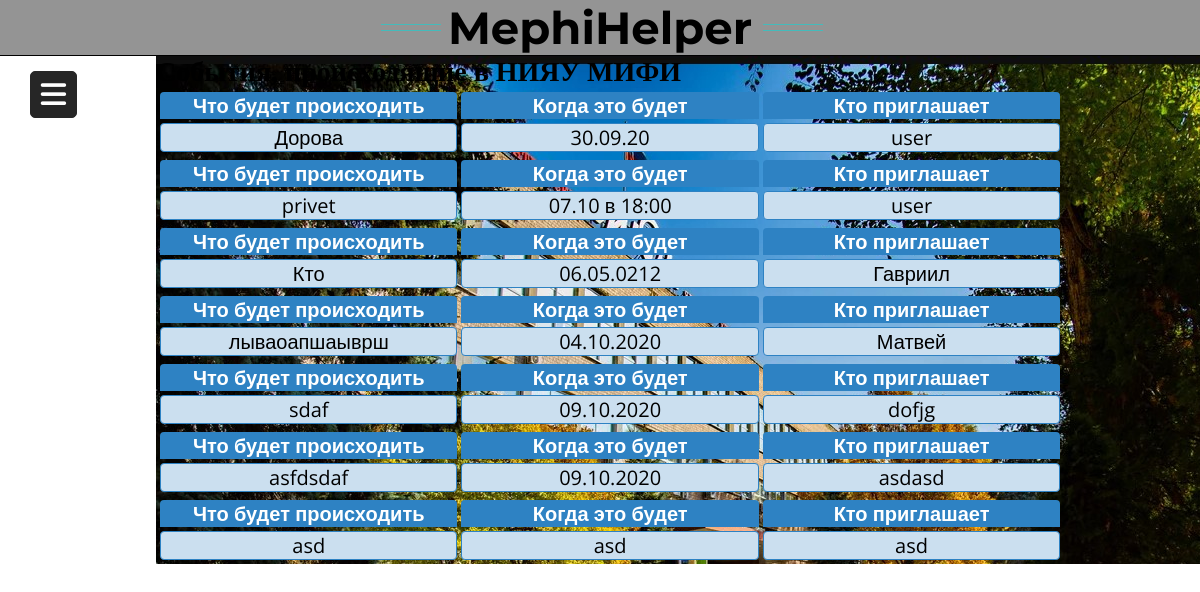
Screenshot of /events/ with the database file from the repository.
### core/models.py (models this page shows, shortened)
class Task(models.Model):
    title = models.CharField('Название', max_length=50)
    kogda = models.CharField('Когда будет:', max_length=50)
    who = models.CharField('Кто приглашает',max_length=50)
    class Meta:
        verbose_name = 'Задача'
        verbose_name_plural = 'Задачи'

### core/views.py (the view)
# urls.py: path('events/',views.events,name="events"),
def events(request):
    tasks = Task.objects.all()
    return render(request, 'core/events.html', {'tasks' : tasks})

### core/templates/core/events.html (shortened to what this page needs)
{% extends 'core/base.html'%}
{% block content %}
    <ht>События, происходящие в НИЯУ МИФИ</ht>
    {% for el in tasks%}
<table>
  <thead>
    <tr>
      <td>Что будет происходить</td>
      <td>Когда это будет</td>
      <td>Кто приглашает</td>
    </tr>
  </thead>
  <tbody>
    <tr>
      <td>{{ el.title }}</td>
      <td>{{ el.kogda }}</td>
      <td>{{ el.who }}</td>
    </tr>
    {% endfor %}
{% endblock %}

### core/templates/core/base.html (shortened to what this page needs)
{% load static %}
<!doctype html>
<html lang="en">
<head>
    <link rel="stylesheet" type="text/css" href="{% static 'css/style.css' %}"/>
</head>
<body>
<h1 class="pretty-header left-right-line-short-header">MephiHelper</h1>
    <label for="check">
      <i class="fas fa-bars" id="btn"></i>
    </label>
    <div class="container">
        {% block content %}{% endblock %}
</body>

### static/css/style.css (style rules this page uses)
* { margin: 0; padding: 0; text-decoration: none; }
.left-right-line-short-header { color: black; - цвет заголовка font-style: normal; font-size: 45px; text-align: center; background: #949494; font-family: 'Montserrat', sans-serif; border-bottom: 1px solid black; }
.left-right-line-short-header:before { content: ""; border-bottom: 1px solid #4bb; border-top: 1px solid #4bb; width: 60px; height: 0.1em; position: absolute; top: calc(0.55em - 0.5px); margin-left: -67px; }
.left-right-line-short-header:after { content: ""; border-bottom: 1px solid #4bb; border-top: 1px solid #4bb; width: 60px; height: 0.1em; position: absolute; top: calc(0.55em - 0.5px); margin-left: 11px; }
label #btn,label #cancel { position: absolute; cursor: pointer; color: white; border-radius: 5px; border: 1px solid #262626; margin: 15px 30px; font-size: 29px; background: #262626; height: 45px; width: 45px; text-align: center; line-height: 45px; transition: all .5s ease; }
.container { margin-top: 73px width: 100%; height: 100%; margin-left: 13%; background-image: url('mifi.jpg'); }
table { ; border-collapse: separate; border-spacing: 4px;width:87% }
table thead tr { color: #ffffff; font-weight: bold; font-family: 'Open Sans', sans-serif;font-size: 20px; }
table thead tr td { border-radius: 4px 4px 0 0; background: #2e82c3; text-align: center;font-family: 'Open Sans', sans-serif;font-size: 20px;width:25% }
table tbody tr td { border: 1px solid #2e82c3; border-radius: 4px; background: #cbdfef; text-align: center;font-family: 'Open Sans', sans-serif;font-size: 20px; }
ht { font-size: 28px; font-weight: bolder; }
BODY { background: url(https://pbs.twimg.com/media/DoBKi5TXUAAtM1B.jpg:large) no-repeat 0px 55px; opacity: 1; }

### rows the page displays
Task: title "Дорова", kogda "30.09.20", who "user"
Task: title "privet", kogda "07.10 в 18:00", who "user"
Task: title "Кто", kogda "06.05.0212", who "Гавриил"
Task: title "лываоапшаыврш", kogda "04.10.2020", who "Матвей"
Task: title "sdaf", kogda "09.10.2020", who "dofjg"
Task: title "asfdsdaf", kogda "09.10.2020", who "asdasd"
Task: title "asd", kogda "asd", who "asd"
